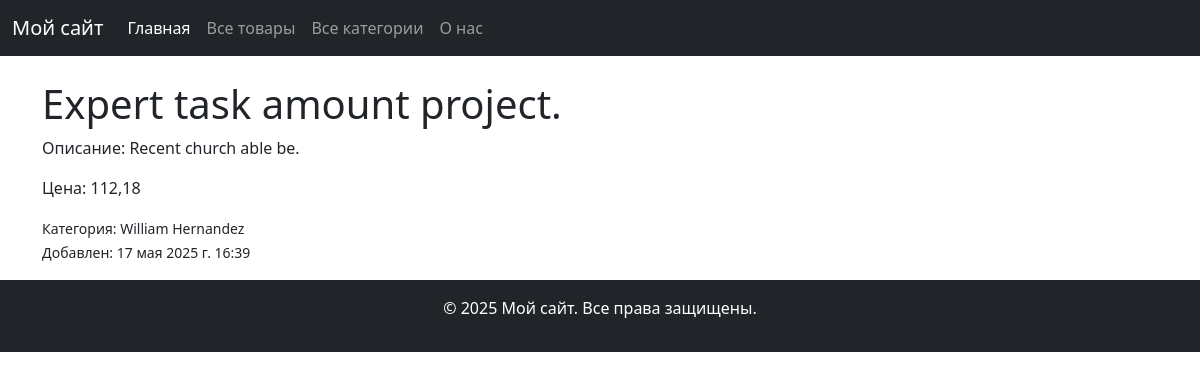
The page /products/1/ on the database its author committed.
### store_app/models.py (models this page shows, shortened)
class Product(models.Model):
    name = models.CharField(
        max_length=100,
    )
    description = models.TextField(default="")
    price = models.DecimalField(max_digits=10, decimal_places=2, default=0)
    created_at = models.DateTimeField(auto_now_add=True)
    category = models.ForeignKey(Category, on_delete=models.CASCADE)

class Category(models.Model):
    name = models.CharField(max_length=100)
    description = models.TextField(default="")
    def __str__(self):
        return self.name

### store_app/views.py (the view)
# urls.py: path('products/<int:pk>/', views.ProductDetailView.as_view(), name='product_detail'),
class ProductDetailView(DetailView):
    model = Product
    template_name = 'store_app/product_detail.html'
    context_object_name = 'product'

### store_app/templates/store_app/product_detail.html (shortened to what this page needs)
{% extends 'store_app/base.html' %}
{% block content %}
        <h1>{{ product.name }}</h1>
        <p>Описание: {{ product.description }}</p>
        <p>Цена: {{ product.price }}</p>
        <small>Категория: {{ product.category }}</small>
        <p>
            <small>Добавлен: {{ product.created_at }}</small>
        </p>
{% endblock %}

### rows shown on the page
Product: name "Expert task amount project.", description "Recent church able be.", price "112,18", category "William Hernandez", created_at "17 мая 2025 г. 16:39"
